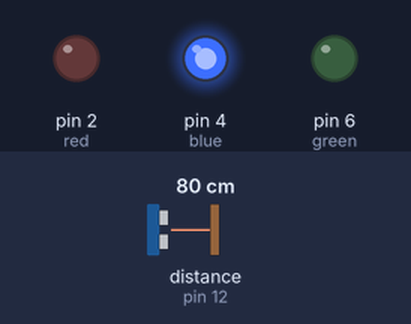
Bench run of a sketch on a simulated Arduino Uno, built with avr-gcc and run on an emulated ATmega328P. On the bench: output pins drawn as LEDs (lit = HIGH). Wiring (inferred from the names in the program): ultrasonic range finder: trigger pin 12; echo pin 12. Inputs (shaded band) come from the test bench; at power-on: distance to the obstacle (sensor on pin 12) 80 cm. The echo pulse lasts 58.3 µs per cm.

Above: at 1.2 s.
1.3 s: distance to the obstacle (sensor on pin 12) set to 2 cm
At 2.4 s:
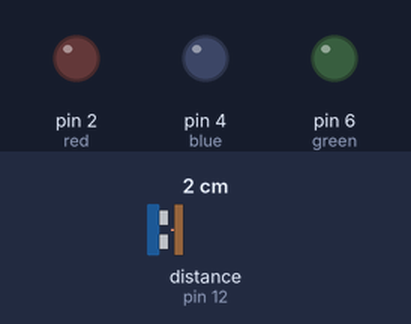
2.8 s: distance to the obstacle (sensor on pin 12) set to 6 cm
At 4.0 s:
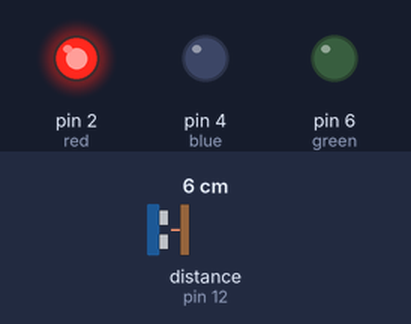
4.3 s: distance to the obstacle (sensor on pin 12) set to 120 cm
At 4.8 s:
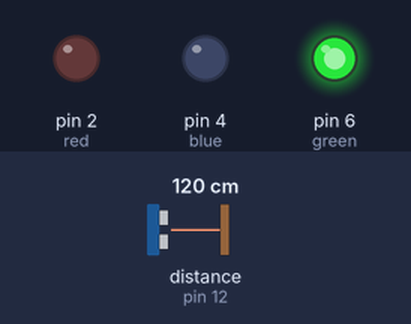
5.8 s: distance to the obstacle (sensor on pin 12) set to 103 cm
7.3 s: distance to the obstacle (sensor on pin 12) set to 96 cm
At 8.4 s:
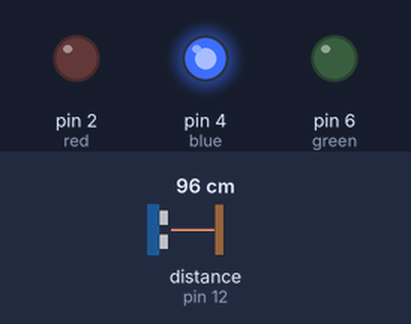
8.8 s: distance to the obstacle (sensor on pin 12) set to 4 cm
At 9.2 s:
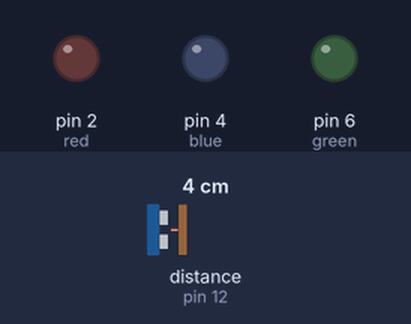
Timing chart, 0 to 11.4 s (numbered marks = the images above; inputs shaded):
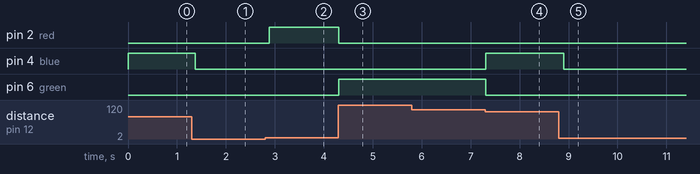

Measured:
- the behaviour switches between 4 and 5 cm on distance to the obstacle (sensor on pin 12) (found by bisection; images 1 and 2)
- the behaviour switches between 100 and 99 cm on distance to the obstacle (sensor on pin 12) (found by bisection; images 3 and 4)
- after the input at 1.3 s, pin 4 (blue): HIGH → LOW after 0.07 s
- after the input at 2.8 s, pin 2 (red): LOW → HIGH after 0.09 s
- after the input at 4.3 s, pin 2 (red): HIGH → LOW at once; pin 6 (green): LOW → HIGH at once
- after the input at 5.8 s, every drawn part: stays the same
- after the input at 7.3 s, pin 4 (blue): LOW → HIGH at once; pin 6 (green): HIGH → LOW at once
- after the input at 8.8 s, pin 4 (blue): HIGH → LOW after 0.10 s

The sketch:

project1.ino
```cpp
int ultrasonic = 12;
int red = 2;
int blue = 4;
int green = 6;

void setup()
{
  pinMode(red,OUTPUT);
  pinMode(green,OUTPUT);
  pinMode(blue,OUTPUT);

  //Serial.begin(9600);
}

void loop()
{
  int duration,cm;

  //Sending ultrasonic waves
  pinMode(ultrasonic,OUTPUT);
  digitalWrite(ultrasonic,LOW);
  delayMicroseconds(2);
  digitalWrite(ultrasonic,HIGH);
  delayMicroseconds(5);
  digitalWrite(ultrasonic,LOW);

  //Reciving ultrasonic waves
  pinMode(ultrasonic,INPUT);
  duration = pulseIn(ultrasonic , HIGH);

  //calculating the distance
  //Waves take 29 microseconds to travel per cm
  cm=duration/29;
  cm/=2;

  //stuff
  if (cm>=5 && cm<50){
  	digitalWrite(red,HIGH);
    digitalWrite(blue,LOW);
    digitalWrite(green,LOW);
  }

  else if (cm>=50 && cm<100){
    digitalWrite(red,LOW);
    digitalWrite(blue,HIGH);
    digitalWrite(green,LOW);
  }

  else if (cm>=100 && cm<150){
    digitalWrite(red,LOW);
    digitalWrite(blue,LOW);
    digitalWrite(green,HIGH);
  }
  else{
  	digitalWrite(red,LOW);
    digitalWrite(blue,LOW);
    digitalWrite(green,LOW);
  }

  //Serial.print(cm);

  delay(100);
}
```
